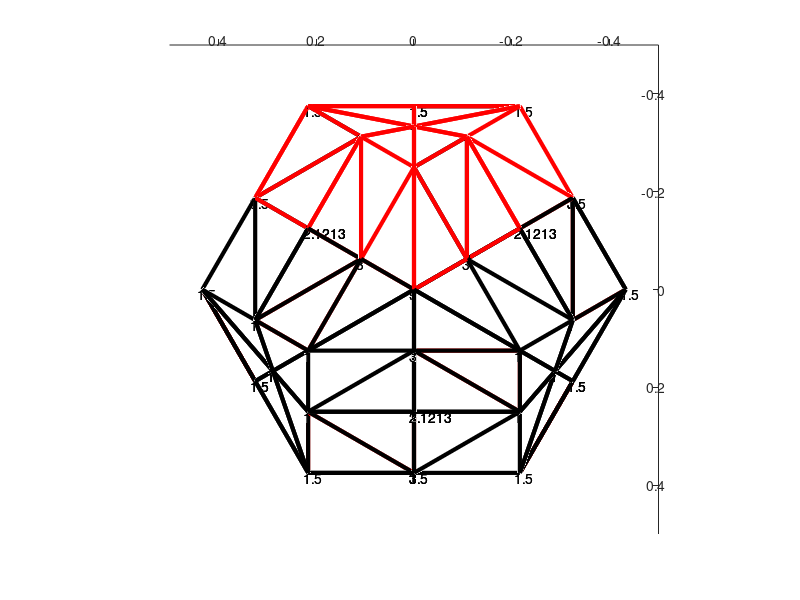

MATLAB code for this plot:
   clf;

% -------- functionality
   shw=1;
   do_prt = 0; % matlab plot:  only makes sense when shw>0
   bvout=1;
   bbnet=1;

% -------- sizes
   cfs = 6;  % coefficients per patch (total degree quadratic)
   idx1 =1:cfs;  % orientation
   idx0 =[3 2 1 5 4 6];
   pats = 6; % patches per triangle
   n = 32;   % evaluation density
   dim = 3;  % dimension of range (3-space)
   tet=0;    % use tetrahedra data

% --------- evaluated BB basis functions
   u0 = linspace(0,1,n);
   [u, v] = meshgrid(u0);
   bbb{1} = (1-u-v).^2;
   bbb{2} = 2*(1-u-v).*u;
   bbb{3} = u.*u;
   bbb{4} = 2*(1-u-v).*v;
   bbb{5} = 2*v.*u;
   bbb{6} = v.*v;
   mask = ones(n,n);  % suppress half of the 4-sided patch
   bidx = find(flipud(triu(ones(n,n),1)));
   mask(bidx) = nan;

% (3 - 3*c0)/(c0 + 1),   3/(2*(c0 + 1))
%  yields for c0 = -1/2     9, 3
% 9 
% 3  1
% 3  1  1
   nn = 3:4;   % allowed valences
   c0 = cos(2*pi./nn);
% rational weights
      wni = 3*(1 - c0)./(c0 + 1);
      wti = 3./(2*(c0 + 1));

% -------- GEOMETRY+CONNECTIVITY:  double simplex
   % vertices 
   V = [...
      cos(2*pi*[0 1 2]/3) 0 0;...
      sin(2*pi*[0 1 2]/3) 0 0;...
      0      0     0      -1 1];
   val = [ 4 4 4 3 3];

   nbr = [ 1 4 3 5 4 1;...
	   2 2 2 2 3 3;...
	   4 3 5 1 1 5]';

   if tet==1,
      % -------- tet
      V =3*[-1  1  1 -1;...
	    -1  1 -1  1;...
	    -1 -1  1  1];
      val = [3 3 3 3];
      nbr = [...
	  2     3     4;...
	   1     4     3;...
	   4     1     2;...
	   3     2     1];
   end;

   nbl = nbr(:,[3 2 1]);
   [dim,vts] = size(V);
   [fcs,vfc] = size(nbr);

%----draw funnel
   if shw>0,
      clr = ['y','c','r'];
      fidx = [1,2,5];
      for jj=1:3,
	 ii = fidx(jj);
      end;
      view(-V(:,vts))
      axis equal
   end;

% --- complete Euclidean part of a single quadratic

   if bvout==1, fp = fopen('mixW.bv','w'); end;

for orient=1:2,
   if orient==1, 
      nbs = nbr; 
      idx = idx1;
      if bvout==1, fprintf(fp,"group %d odd \n",orient); end;
   else
      nbs = nbl;
      idx = idx0;
      if bvout==1, fprintf(fp,"group %d even \n",orient); end;
   end;
   for ff=1:fcs, 
      fc{ff} = V(:,nbs(ff,:));
      ctr(:,ff) = fc{ff}*ones(vfc,1)/vfc;
      for kk=1:vfc,
	 dual{ff}(:,kk) = (3*ctr(:,ff)+fc{ff}(:,kk))/4; % 
      end;
   end;
   % --- project vtx neighbors MISSING  (not needed for specific geometry)
   for ii=1:vts,
      % project duals   -- currently left out since valence 3 or 4
   end;
   for ff=1:fcs, 

      for kk=1:vfc, % k = index inside face if rem(pat,2)==1,
	 pat = 2*kk+orient;
	 km = kk-1; if km < 1, km= kk+vfc-1; end;
	 kp = kk+1; if kp > vfc, kp= kk-vfc+1; end;
	 top = nbs(ff,kk); % top global vtx index
	 nxt = nbs(ff,kp); % bottom left vtx index
	 prv = nbs(ff,km); % bottom right vtx index
	 %  kk
	 %  kp  km
	 % nxt  prv
	 ntp =0;
	 for tt=1:fcs, % neighbor triangle nxt
	    for ii =1:vfc,
		ip = ii+1; if ip>vfc, ip=1; end;
		if (nbs(tt,ii) == nxt) && nbs(tt,ip) == top,
		    ntp = tt;  break; end;
	     end;
	     if ntp ~= 0, break; end;
	 end;
	 ntm =0;
	 for jj=1:fcs, % neighbor triangle prv-top edge
	    for nn =1:vfc,
		np = nn+1; if np>vfc, np=1; end;
		if (nbs(jj,nn) == top) && (nbs(jj,np) == prv),
		    ntm = jj; break; end;
	     end;
	     if ntm ~= 0, break; end;
	 end;
	 % v10  v00 ff
	 % v11  v01
	 vf0 = dual{ff}(:,kk);  
	 vfp = dual{ff}(:,kp); 
	 vfm = dual{ff}(:,km); 
	 v0p = dual{ntp}(:,ip);  
	 v1p = dual{ntp}(:,ii); 
	 v0m = dual{ntm}(:,nn);
	 if (pat==1 && ff==1),
	    plot3(vf0(1),vf0(2),vf0(3),'ro'); hold on;
	    plot3(v0p(1),v0p(2),v0p(3),'g*'); hold on;
	    plot3(vfp(1),vfp(2),vfp(3),'b*'); hold on;
	    plot3(v1p(1),v1p(2),v1p(3),'k+'); hold on;
	 end;

	 wti_top = wti(val(top)-2);
	 wti_bot = wti(val(nxt)-2);
	 wni_top = wni(val(top)-2);
         %w_top = 2*(1+c0(val(top)-2))/3;
         %w_bot = 2*(1+c0(val(nxt)-2))/3;
         %w_prv = 2*(1+c0(val(prv)-2))/3;
         w_top = 1;
         w_bot = 1;
         w_prv = 1;
	 w1 = sqrt(wti_top*wti_bot);
	 w5 = w_top;
	 w4 = w_top*wti_top;
	 wgt = [ w1,  w5,  (w_top+w_bot+w_prv)/3, ...
                 w4,  w5, ...
                 w_top*wni_top ];

	 % --- assemble by averaging in coeff_i weight_i
	 qE(:,5) = wgt(5)*vf0;
	 qE(:,2) = wgt(2)*(vf0+vfp)/2;  
	 midopp  = wgt(2)*(v0p+v1p)/2;
	 qE(:,4) = wgt(4)*(vf0+v0p)/2;
	 qE(:,1) = wgt(1)*(vf0+vfp+v0p+v1p)/4;
	 qE(:,3) = (w_top*vf0+w_bot*vfp+w_prv*vfm)/3; 

	 % top is average:  v0p-o + v0m-o = (vf0-o)*2c0 
	 %  v0p+v0m-vf0(2c0) = 2o-2c0o = 2(1-c0)o
	 cc = c0(val(top)-2);
	 tv =  (v0p+v0m-2*cc*vf0)/(2*(1-cc));  % top vertex  Euclidian
	 qE(:,6) =  wgt(6)*tv; 
	 if (pat==1 && ff==1 &&kk==1),
	    plot3(v0m(1),v0m(2),v0m(3),'co'); hold on;
	    plot3(tv(1),tv(2),tv(3),'r+'); hold on;
	 end;

	 % --- assemble
	 bbase = [qE; wgt]';
	 if shw==4, if ff==1, show(bbase,dim,cfs,bbb,mask,'b'); end; end;

	 % -----export --------------------
	 bez{ff}{pat} = bbase(idx,:);
	 if bvout==1, 
	    fprintf(fp,"%d\n%d\n",11,2);
            for cf=1:cfs, % BB-coeffs of patch
               fprintf(fp,"%f %f %f %f\n", bez{ff}{pat}(cf,:)); end;
	 end;
	 if shw==3, show(bez{ff}{pat},dim,cfs,bbb,mask,'r'); end;
	 if bbnet==1,
	    of = 0.01;
	    for ii=1:cfs,
	       ww = bbase(ii,4);
	       xx = bbase(ii,1)/ww;
	       yy = bbase(ii,2)/ww;
	       zz = bbase(ii,3)/ww; 
	       text(xx+of,yy+of,zz+of, num2str(ww)); hold on;
	    end;
	    ids = [1 2 4; 2 3 5; 4 5 6];
	    for ii=1:3,% three subtriangles of bb-net of one quadratic
	       for jj=1:3,% each corner of a subtriangle
		  jp = jj+1; if jp==4; jp=1; end;
		  ll = [ids(ii,jj), ids(ii,jp)];
		  if rem(ff,2)==1,
		  p = plot3(bbase(ll,1)./bbase(ll,4), bbase(ll,2)./bbase(ll,4), ...
			bbase(ll,3)./bbase(ll,4),'k'); hold on;
		  else
		  p = plot3(bbase(ll,1)./bbase(ll,4), bbase(ll,2)./bbase(ll,4), ...
			bbase(ll,3)./bbase(ll,4),'r'); hold on;
		  end
		  set(p,'Linewidth',3');
	       end;
	    end;
	 end;
      end;
   end;
end;
if bvout==1, fclose(fp); end;

if do_prt==1,
   print('tst','-dpng'); 
end




